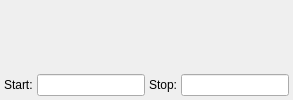
     <widget class="QWidget" name="tabPlot2d">
      <attribute name="title">
       <string>2D Plot</string>
      </attribute>
      <layout class="QGridLayout" name="gridLayout_9">
       <property name="leftMargin">
        <number>4</number>
       </property>
       <property name="topMargin">
        <number>4</number>
       </property>
       <property name="rightMargin">
        <number>4</number>
       </property>
       <property name="bottomMargin">
        <number>4</number>
       </property>
       <property name="horizontalSpacing">
        <number>4</number>
       </property>
       <property name="verticalSpacing">
        <number>2</number>
       </property>
       <item row="0" column="0" colspan="4">
        <widget class="QwtPlot" name="plot2d"/>
       </item>
       <item row="1" column="0">
        <widget class="QLabel" name="label_20">
         <property name="text">
          <string>Start:</string>
         </property>
        </widget>
       </item>
       <item row="1" column="1">
        <widget class="QLineEdit" name="editStartTime2d">
         <property name="toolTip">
          <string>Start time.</string>
         </property>
         <property name="readOnly">
          <bool>true</bool>
         </property>
        </widget>
       </item>
       <item row="1" column="2">
        <widget class="QLabel" name="label_19">
         <property name="text">
          <string>Stop:</string>
         </property>
        </widget>
       </item>
       <item row="1" column="3">
        <widget class="QLineEdit" name="editStopTime2d">
         <property name="toolTip">
          <string>Estimated stop time.</string>
         </property>
         <property name="readOnly">
          <bool>true</bool>
         </property>
        </widget>
       </item>
      </layout>
     </widget>
